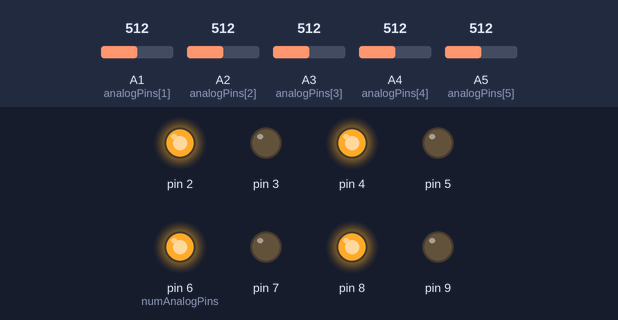
The sketch below on a simulated Arduino Uno, built with avr-gcc and run on an emulated ATmega328P. Parts: output pins drawn as LEDs (lit = HIGH). Inputs (shaded band) come from the test bench; at power-on: A2 (analogPins[2]) = 512, A3 (analogPins[3]) = 512, A4 (analogPins[4]) = 512, A1 (analogPins[1]) = 512, A5 (analogPins[5]) = 512. Pins used as bus, display or sensor lines are not drawn.

Above: at 1.2 s.
1.3 s: A2 (analogPins[2]) set to 617
2.8 s: A2 (analogPins[2]) set to 642
At 3.4 s:
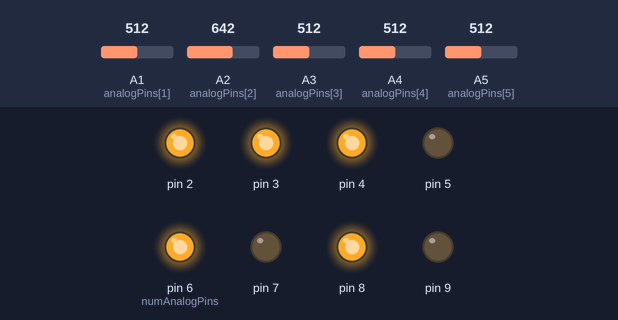
4.3 s: A3 (analogPins[3]) set to 614
5.8 s: A3 (analogPins[3]) set to 641
At 6.8 s:
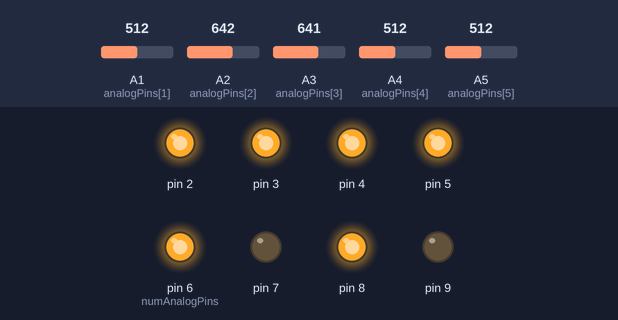
7.3 s: A4 (analogPins[4]) set to 608
8.8 s: A4 (analogPins[4]) set to 641
At 9.2 s:
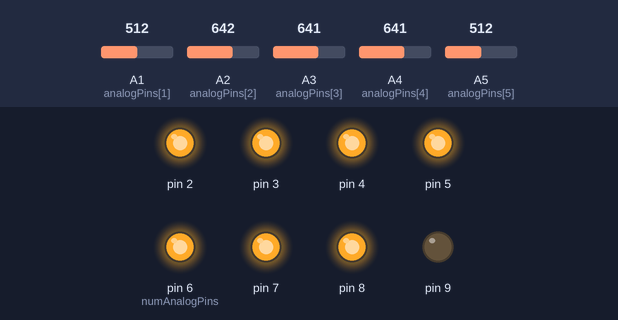
Timing chart, 0 to 11.3 s (numbered marks = the images above; inputs shaded):
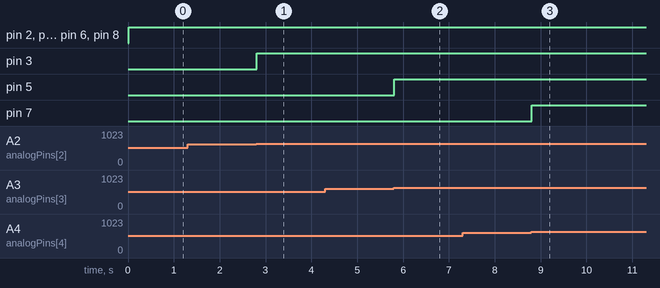

The sketch:

Teleporta_Blindow.ino
```cpp
/*
Nazwa programu: Teleporta Blindow
Autor: Telepator - Marcin Szczepański
Data utworzenia: 03.2023
Ostatnia modyfikacja: 03.04.2023
Wersja: 1.00
Opis programu: Program służy do sterowania roletami za pomocą dwóch przekaźników i mikrokontrolera.
Pierwszy przekaźnik odpowiada za włączanie i wyłączanie napięcia, drugi za kierunek ruchu rolety (w górę lub w dół).
Dzięki temu rozwiązaniu nie może dojść do sytuacji, w której sygnał trafi jednocześnie do obu kierunków.
Program rozróżnia krótkie i długie przyciśnięcia klawiszy oraz posiada funkcję włączania grup poprzez jednoczesne naciśnięcie klawiszy góra i dół.
Włączenie grupy umożliwia sterowanie wieloma roletami za pomocą jednego włącznika dwu klawiszowego.
Włączniki są podłączone do wejść analogowych poprzez dzielniki napięcia
Wymagania systemowe: Program wymaga co najmniej dwóch wyjść cyfrowych oraz jednego wejścia analogowego na każdą roletę,którą chcemy sterować.
Jeśli chcemy sterować większą ilością rolet, należy dobrać odpowiedni mikrokontroler oraz dostosować program do liczby sterowanych urządzeń.
Do uruchomienia programu potrzebny jest również kompatybilny programator mikrokontrolera oraz środowisko programistyczne do jego programowania, takie jak np. Arduino IDE.
*/


int flag = 1;
unsigned long debounceDelay = 10;  // dla wszystkich włączników
unsigned long timeToFullMotion = 30000;  // 30000 czas do automatycznego zamknięcia rolety (jednakowy dla wszystkich rolet), zamiast trzymania przycisku. Należy go dostosować względem swoich rolet


class Roleta {
  private:
    int _number;
    volatile unsigned long previousMicros;
    volatile unsigned long currentMillis;  // = millis();
    volatile unsigned long buttonTime;
    volatile unsigned long timeToClose;
    int _state = 0; // 0 nie pracuje, 1 pracuje
    int _direction = 0; // 0 otwieranie , 1 zamykanie
    int _pinOnOff;  // pin w arduino odpowiedzialny za włączenie przekaźnika 1 i zasilanie przekaźnika 2
    int _pinUpDown;  // pin w arduino odpowiedzialny za 2 przekaźnik , czyli kierunek góra lub dół. Dzięki takiemu rozwiązaniu, roleta nigdy nie dostanie napięcia jednocześnie w obu kierunkach.
    unsigned long lastDebounceTime = 0;
    unsigned long debounceDelay = 20;
    bool flaga = 1;
    bool autoClose = 0;  // zamykanie/otwieranie "do końca" po krótkim wciśnięciu
    int _group = 0; // 0 brak, 1 , 2 3, - kolejne grupy. W tej wersji 0 jeszcze może być grupą.


  public:
    Roleta(int _pin, int _pin2, const int number) { // konstruktor z argumentami
      _pinOnOff = _pin;
      _pinUpDown = _pin2;
      _number = number;
    }
    unsigned long getTime() {
      currentMillis = millis();
      return currentMillis;
    }
    void setPinOnOff(int pin) {
      _pinOnOff = pin;
    }
    void setPinUpDown(int pin) {
      _pinUpDown = pin;
    }
    void addToGroup(int numberOfGroup) {
      _group = numberOfGroup;
    }
    bool isInGroup(int g) {
      return _group == g;
    }
    void turnToTheEnd () {
      if (autoClose == 1) {
        timeToClose = getTime() - previousMicros;
//        Serial.print(" previousMicros w turnToEnd :");
//        Serial.println(previousMicros);
        if (timeToClose > timeToFullMotion) {
          digitalWrite(_pinOnOff, LOW); // stop
//          Serial.println("wyłączenie po 30 s");
          _state = 0;
          autoClose = 0;
        }
      }
    }

    void turn(int _stateButton, int _directionMove) { // 0 - off, 1 - onn,   0 - otwiera , 1-zamyka, 2 - opcja
      _state = _stateButton;
      _direction = _directionMove;
//      Serial.print("STATE na początku turn :");
//      Serial.print(_state);
//      Serial.print(" previousMicros :");
//      Serial.print(previousMicros);
//      Serial.print(" oraz number : ");
//      Serial.println(_number);
      if (autoClose == 1) {
        digitalWrite(_pinOnOff, LOW); // stop
//        Serial.print("ZATRZYMANIE WCIŚNIĘCIEM - roleta :");
//        Serial.println(_pinOnOff);
        autoClose = 0;
      } else {
        if (_state == 1 ) {
          previousMicros = getTime();  // czas start
//          Serial.print("Zaczynamy liczyć previousMicros  =");
//          Serial.println(previousMicros);
          digitalWrite(_pinOnOff, HIGH);
//          Serial.print("Zamykamy roletę ");
//          Serial.print(_pinOnOff);

          if (_direction == 0) {
            digitalWrite(_pinUpDown, LOW);
//            Serial.println("w górę");
          } else if (_direction == 1) {
            digitalWrite(_pinUpDown, HIGH);
//            Serial.println("w dół");
          } else { // opcjonalnie . Wymyśliłem , że będzie to grupowanie rolet, ale w obrembie jednego pomieszczenie. Wciśnięcie obu zepnie rolety razem
            //digitalWrite(_pinUpDown, LOW);
//            Serial.print("oba wcisniete dla rolety:");
//            Serial.println(_pinOnOff);
          }

        } else if (_state == 0 ) {
          buttonTime = (getTime() - previousMicros);
//          Serial.print("Wyniki:  getTime() = ");
//          Serial.print(getTime());
//          Serial.print("previousMicros = ");
//          Serial.print(previousMicros);
//          Serial.print(" wynik buttontime = ");
//          Serial.println(buttonTime);
          if (buttonTime < 80UL) {
            if (autoClose) {
              autoClose = 0;
              digitalWrite(_pinOnOff, LOW);
//              Serial.print("Stop autoclose");
            } else {
              autoClose = 1; // ustawienie flagi na domykanie do "końca"
//              Serial.print("Wciśnięcie poniżej 80 ms  dokładnie = ");
//              Serial.println(buttonTime);
            }

          } else {
//            Serial.print("stop czas był większy od 80 a dokładnmie =");
//            Serial.println(buttonTime);
            digitalWrite(_pinOnOff, LOW);
            autoClose = 0;
          }
        }
      }
    }
};

const int roletaLength = 5;
Roleta roleta[roletaLength] = {
  Roleta(0, 1, 0),  // instancja rolety z pinami dla 2 przekaźników, 2 pierwsze argumenty to piny cyfrowe strujące przekaźnikami danej rolety, 3 to numer/nazwa rolety
  Roleta(2, 3, 1),  // instancja rolety z pinami dla 2 przekaźników
  Roleta(4, 5, 2),   // instancja rolety z pinami dla 2 przekaźników
  Roleta(6, 7, 3),   // instancja rolety z pinami dla 2 przekaźników
  Roleta(8, 9, 4)   // instancja rolety z pinami dla 2 przekaźników
};

class AnalogButton {
  private:
    int _analogPin;
    int value;
    int state2 = 0;
    int buttonState = 0;
    int lastButtonState = 0;
    unsigned long lastDebounceTime = 0;
    int blindNumber;
    bool combined = 0; // Grupowanie rolet do jednego włącznika 0 off 1 - on
    int _group = 0; // 0 brak, 1 , 2 3, - kolejne grupy
  public:
    AnalogButton(const int analogPin) {
      _analogPin = analogPin;
    }
    void readValue() {
      value = analogRead(_analogPin);
      //      Serial.print(" pin ");
      //      Serial.print(_analogPin);
      //      Serial.print(" val ");
      //      Serial.println(value);
    }
    void toggleCombined() {
      combined = !combined;
    }
    bool isCombined() {
      return combined;
    }
    void setGroup(int numberOfGroup) {
      _group = numberOfGroup;
    }
    int getGroup() {
      return _group;
    }
    int state() {

      readValue();
      if (value != lastButtonState) {
        lastDebounceTime = millis();
      }
      if ((millis() - lastDebounceTime) > debounceDelay) {
        if (value != buttonState) {
          buttonState = value;
          if (value > 968 ) {  // niewciśniete

            state2 = 0;
          } else if (abs(value - 682) <= 55) {    // ~ w przybliżeniu 3,33v lewy 2 x 10kohm. Zamykanie. warość 682 i pozostałe wynikaja z użycia odpowiednich dzielników napięcia.

            state2 = 1;
          } else if (abs(value - 512) <= 55) { // 2,5v  prawy 1 x 10kohm. Otwieranie

            state2 = 2;
          } else if (abs(value - 408) <= 55) {  // +-2v oba wciśnięte. Włączenie grupy

            state2 = 3;
          }
        }
      }
      lastButtonState = value;
      return state2;
    }
    void setBlindNumber(int _blindNumber) {
      blindNumber = _blindNumber;
    }
    int getBlindNumber() {
      return blindNumber;
    }
};

const int numAnalogPins = 6;
const int analogPins[numAnalogPins] = {A0, A1, A2, A3, A4, A5};

AnalogButton analogButtons[numAnalogPins] = {
  AnalogButton(analogPins[0]),  // włącznik w rozdzelnicy
  AnalogButton(analogPins[1]),  // kuchnia wschód
  AnalogButton(analogPins[2]),  // kuchnia południe
  AnalogButton(analogPins[3]),   // łazienka
  AnalogButton(analogPins[4]),   // sypialnia lewa strona
  AnalogButton(analogPins[5])    // sypialnia prawa strona
};
void setup() {

  for (int i = 0; i < 6; i++) {
    pinMode(analogPins[i], INPUT);
  }
  for (int i = 0; i < 10; i++) {
    pinMode(i, OUTPUT);
  }
  Serial.begin(9600);
  // przypisanie włącznika do rolety i konfiguracja grup
  analogButtons[0].setBlindNumber(99); // rozdzielnica
  analogButtons[0].setGroup(0);

  analogButtons[1].setBlindNumber(0); // kuchnia wschód
  analogButtons[1].setGroup(1);
  roleta[0].addToGroup(1);

  analogButtons[2].setBlindNumber(1); // kuchnia południe
  analogButtons[2].setGroup(1);
  roleta[1].addToGroup(1);

  analogButtons[3].setBlindNumber(2); // Łazienka

  analogButtons[4].setBlindNumber(3); // sypialnia lewe okno
  analogButtons[4].setGroup(2);
  roleta[3].addToGroup(2);

  analogButtons[5].setBlindNumber(4); // sypialnie prawe okno
  analogButtons[5].setGroup(2);
  roleta[4].addToGroup(2);


}
void loop() {


  for (int i = 1; i < 6; i++) { //
    int state = analogButtons[i].state();  // zmienić na przerwania lub częstsze skanowanie, ponieważ na wolnych mikrokontrolerach wykonanie poniższego kodu może zająć więcej czasu niż planowane krótkie przyciąśnięcie przycisku
    int blindNumber = analogButtons[i].getBlindNumber();
    //    Serial.print("numer rolety");
    //       Serial.println(blindNumber);
    if (state == 0 && flag == 0) {
      if (analogButtons[i].isCombined()) {  // jeżeli są grupy to znajdz rolety z tej grupy, w przeciwnym razie wykonaj turn() na rolecie przypisanej do przełącznika
        for (int j = 0 ; j < roletaLength; j++ ) {  // iterowanie po roletach
          if (roleta[j].isInGroup(analogButtons[i].getGroup())) {   // jęzeli numer grupy przypisanej do przycisku jest numerem grupy w rolecie, to na tej instancji rolety wykonaj turn()
            roleta[j].turn(0, 0);  // klawisz zwolniony
          }
        }
      } else {
        roleta[blindNumber].turn(0, 0);
      }
      flag = 1;
    } else if (state == 1) {
      if (analogButtons[i].isCombined()) {
        for (int j = 0 ; j < roletaLength; j++ ) {
          if (roleta[j].isInGroup(analogButtons[i].getGroup())) {
            roleta[j].turn(1, 1);
          }
        }
      } else {
        roleta[blindNumber].turn(1, 1);
      }
      flag = 0;
    } else if (state == 2) {
      if (analogButtons[i].isCombined()) {
        for (int j = 0 ; j < roletaLength; j++ ) {
          if (roleta[j].isInGroup(analogButtons[i].getGroup())) {
            roleta[j].turn(1, 0);
          }
        }
      } else {
        roleta[blindNumber].turn(1, 0);
      }
      flag = 0;
    } else if (state == 3) {
      analogButtons[i].toggleCombined();
      flag = 0;
    }
  }
  for (int i = 0 ; i < roletaLength; i++ ) {
    roleta[i].turnToTheEnd();
  }


} // loop
```

Measured:
- the behaviour switches between 626 and 627 on A2 (analogPins[2]) (found by bisection; images 0 and 1)
- the behaviour switches between 626 and 627 on A3 (analogPins[3]) (found by bisection; images 1 and 2)
- the behaviour switches between 626 and 627 on A4 (analogPins[4]) (found by bisection; images 2 and 3)
- after the input at 1.3 s, every drawn part: stays the same
- after the input at 2.8 s, pin 3: LOW → HIGH at once
- after the input at 4.3 s, every drawn part: stays the same
- after the input at 5.8 s, pin 5: LOW → HIGH at once
- after the input at 7.3 s, every drawn part: stays the same
- after the input at 8.8 s, pin 7: LOW → HIGH at once
